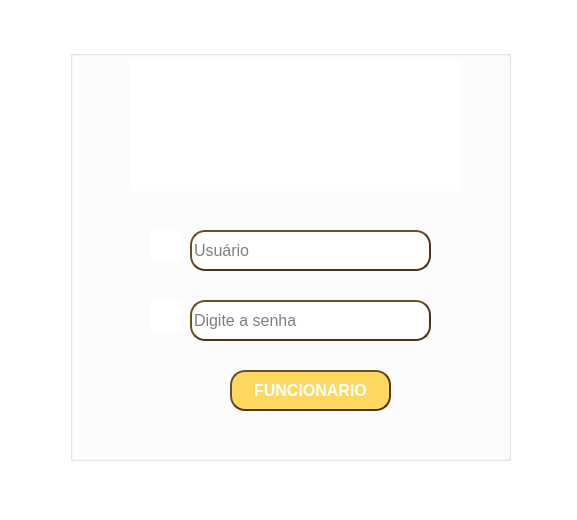
<?xml version="1.0" encoding="UTF-8"?>
<ui version="4.0">
 <class>MainWindow</class>
 <widget class="QMainWindow" name="MainWindow">
  <property name="geometry">
   <rect>
    <x>0</x>
    <y>0</y>
    <width>577</width>
    <height>520</height>
   </rect>
  </property>
  <property name="maximumSize">
   <size>
    <width>577</width>
    <height>520</height>
   </size>
  </property>
  <property name="font">
   <font>
    <pointsize>14</pointsize>
   </font>
  </property>
  <property name="windowTitle">
   <string>LOGIN</string>
  </property>
  <property name="styleSheet">
   <string notr="true">background-color: rgb(255, 255, 255);</string>
  </property>
  <widget class="QWidget" name="centralwidget">
   <widget class="QGroupBox" name="groupBox">
    <property name="geometry">
     <rect>
      <x>70</x>
      <y>50</y>
      <width>441</width>
      <height>411</height>
     </rect>
    </property>
    <property name="font">
     <font>
      <pointsize>14</pointsize>
     </font>
    </property>
    <property name="styleSheet">
     <string notr="true">background-color: rgb(255, 255, 255);
border-color: rgb(73,53,25);</string>
    </property>
    <property name="title">
     <string/>
    </property>
    <widget class="QPushButton" name="btnEntrarFuncionario">
     <property name="geometry">
      <rect>
       <x>160</x>
       <y>320</y>
       <width>161</width>
       <height>41</height>
      </rect>
     </property>
     <property name="font">
      <font>
       <pointsize>12</pointsize>
       <weight>75</weight>
       <bold>true</bold>
      </font>
     </property>
     <property name="styleSheet">
      <string notr="true">color: rgb(255, 255, 255);
background-color: rgb(255, 216, 98);
border-style: outset;
border-width: 2px;
border-radius: 15px; 
border-color: rgb(73,53,25);</string>
     </property>
     <property name="text">
      <string>FUNCIONARIO</string>
     </property>
    </widget>
    <widget class="QLineEdit" name="lineSenha">
     <property name="geometry">
      <rect>
       <x>120</x>
       <y>250</y>
       <width>241</width>
       <height>41</height>
      </rect>
     </property>
     <property name="font">
      <font>
       <pointsize>12</pointsize>
      </font>
     </property>
     <property name="styleSheet">
      <string notr="true">background-color: rgb(255,255,255); 
border-radius: 15px;
border-style: outset;
border-width: 2px;
border-color: rgb(73,53,25);</string>
     </property>
     <property name="text">
      <string/>
     </property>
     <property name="maxLength">
      <number>12</number>
     </property>
     <property name="echoMode">
      <enum>QLineEdit::Password</enum>
     </property>
     <property name="placeholderText">
      <string>Digite a senha</string>
     </property>
    </widget>
    <widget class="QLabel" name="label_3">
     <property name="geometry">
      <rect>
       <x>80</x>
       <y>250</y>
       <width>31</width>
       <height>31</height>
      </rect>
     </property>
     <property name="text">
      <string/>
     </property>
     <property name="pixmap">
      <pixmap>img/login_cadeado.png</pixmap>
     </property>
    </widget>
    <widget class="QLineEdit" name="lineUsuario">
     <property name="geometry">
      <rect>
       <x>120</x>
       <y>180</y>
       <width>241</width>
       <height>41</height>
      </rect>
     </property>
     <property name="font">
      <font>
       <pointsize>12</pointsize>
      </font>
     </property>
     <property name="styleSheet">
      <string notr="true">background-color: rgb(255,255,255); 
border-radius: 15px;
border-style: outset;
border-width: 2px;
border-color: rgb(73,53,25);</string>
     </property>
     <property name="text">
      <string/>
     </property>
     <property name="placeholderText">
      <string>Usuário</string>
     </property>
    </widget>
    <widget class="QLabel" name="label_2">
     <property name="geometry">
      <rect>
       <x>80</x>
       <y>180</y>
       <width>31</width>
       <height>31</height>
      </rect>
     </property>
     <property name="text">
      <string/>
     </property>
     <property name="pixmap">
      <pixmap>img/login.png</pixmap>
     </property>
    </widget>
    <widget class="QLabel" name="label">
     <property name="geometry">
      <rect>
       <x>60</x>
       <y>10</y>
       <width>331</width>
       <height>131</height>
      </rect>
     </property>
     <property name="text">
      <string/>
     </property>
     <property name="pixmap">
      <pixmap>img/images.png</pixmap>
     </property>
    </widget>
   </widget>
  </widget>
 </widget>
 <tabstops>
  <tabstop>lineUsuario</tabstop>
  <tabstop>lineSenha</tabstop>
  <tabstop>btnEntrarFuncionario</tabstop>
 </tabstops>
 <resources/>
 <connections/>
</ui>
